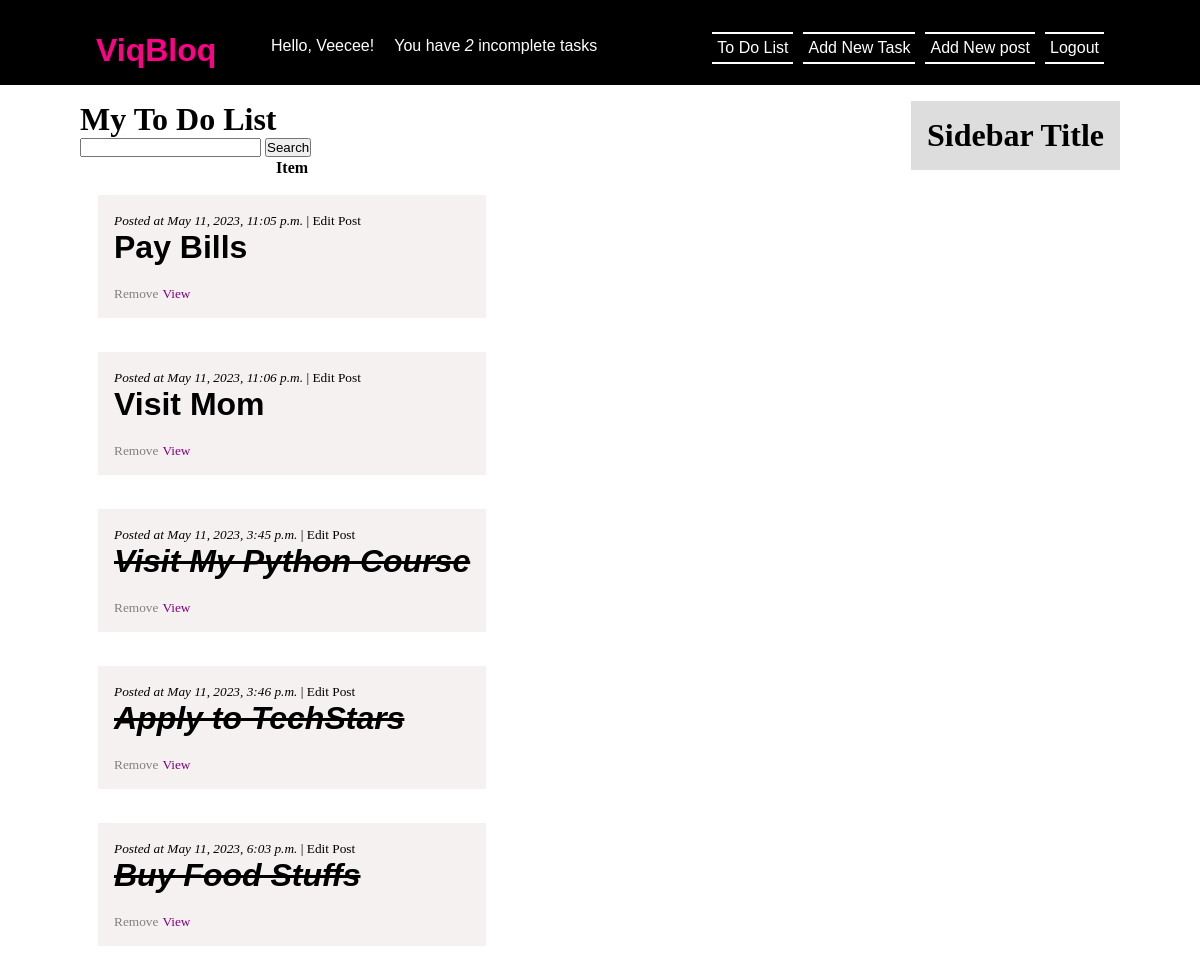
Page /todo/tasks/ (signed in) on the committed database.
### todo/models.py (models this page shows, shortened)
class Task(models.Model):
    user = models.ForeignKey(User, on_delete=models.CASCADE, null=True, blank=True)
    title = models.CharField(max_length=200)
    description = models.TextField(null=True, blank=True)
    complete = models.BooleanField(default=False)
    created_at = models.DateTimeField(auto_now_add=True, editable=False)
    updated_at = models.DateTimeField(auto_now=True, editable=False)
    class Meta:
        ordering = ['complete']

### todo/views.py (the view)
# urls.py: path('', TaskList.as_view(), name='tasks'),
class TaskList(LoginRequiredMixin, ListView):
    model = Task
    context_object_name = 'tasks'  # customizing the django 'object_list' (now 'tasks') used in the html file
    def get_context_data(self, **kwargs):
        context = super().get_context_data(**kwargs)
        context["tasks"] = context["tasks"].filter(user=self.request.user)
        context["count"] = context["tasks"].filter(complete=False).count()
        search_input = self.request.GET.get('search-area') or ''
        if search_input:
            context['tasks'] = context['tasks'].filter(title__icontains=search_input)
            context['search_input'] = search_input
        return context

### todo/templates/todo/task_list.html (shortened to what this page needs)
{% extends 'base.html' %}
{% block content %}
    <h1>My To Do List</h1>
    <form action="" method="get">
        <input type="text" name="search-area" value="{{search_input}}">
        <input type="submit" value="Search">
    </form>
    <table>
        <tr>
            <th>Item</th>
        </tr>
        {% for task in tasks %}
            {% if task.complete %}
                <tr>
                    <td>
                        <div class="post_entry">
                            <small><em>Posted at {{task.created_at}}</em> | <a style="color: black;" href="task/{{task.pk}}/update">Edit Post</a></small> <br>
                            <em><s><h1 class="post_title"><a href="{% url 'task-detail' task.pk %}">{{task.title}}</a></h1></s></em>
                            <br>
                            <small><a style="color: grey;" href="delete">Remove</a></small>
                            <small><a style="color: purple;" href="{% url 'task-detail' task.pk %}">View</a></small>
                        </div>
                    </td>
                </tr>
            {% else %}
                <tr>
                    <td>
                        <div class="post_entry">
                            <small><em>Posted at {{task.created_at}}</em> | <a style="color: black;" href="task/{{task.pk}}/update">Edit Post</a></small> <br>
                            <h1 class="post_title"> <a href="{% url 'task-detail' task.pk %}">{{task.title}}</a></h1>
                            <br>
                            <small><a style="color: grey;" href="delete">Remove</a></small>
                            <small><a style="color: purple;" href="{% url 'task-detail' task.pk %}">View</a></small>
                        </div>
                    </td>
                </tr>
            {% endif %}
        {% empty %}
            <div class="post_entry" style='text-align: center;'>
                <h1 class="post_title" style='font-size: 55px; color: grey;'>There are no tasks yet</h1>
                <p>click the 'Add New Post' button above to make a post</p>
            </div>
        {% endfor %}
    </table>
{% endblock content %}

### blog/templates/base.html (shortened to what this page needs)
<!DOCTYPE html>
<html lang="en">
<head>
    {% load static %}
    <link rel="stylesheet" type="text/css" href="{% static "css/styles.css" %}">
</head>
<body>
    <header class="site_header">
        <div class="site_brand">
            <h1><a href="{% url 'home' %}">ViqBloq</a></h1>
            <p>
                {% if request.user.is_authenticated %}
                    <div style='margin-left: 10px;'><a href="{% url 'logout' %}">Logout</a></div>
                    <div style='margin-left: 10px;'><a href="{% url 'post-new' %}"> Add New post</a></div>
                    <div style='margin-left: 10px;'><a href="{% url 'task-create' %}"> Add New Task</a></div>
                    <div style='margin-left: 10px;'><a href="{% url 'tasks' %}"> To Do List</a></div>
                    <div style='margin-right: 100px; border-bottom: none; border-top: none;'><p>You have <em>{{count}}</em> incomplete task{{count | pluralize:"s"}}</p></div>
                    <div style='margin-right: 10px; border-bottom: none; border-top: none;'><p>Hello, {{request.user | title}}!</p></div>
                {% else %}
                    <div style='margin-left: 10px;'><a href="{% url 'login' %}">Login</a></div>
                {% endif %}
            </p>
        </div>
    </header>
    <div class="content_wrapper">
        <div class="content">
            {% block content %}{% endblock %}
        </div>
        <div class="sidebar">
            <div class="widget">
                <h1 class="widget_title">Sidebar Title</h1>
            </div>
        </div>
    </div>
</body>
</html>

### viq/static/css/styles.css (style rules this page uses)
* { margin: 0; padding: 0; }
a, a:visited { text-decoration: none; color: #fff; }
.site_header { background: black; color: #fff; padding: 1rem; font-family: sans-serif; overflow: hidden; }
.site_brand { margin: auto; max-width: 100rem; margin: 1rem 5rem; }
.site_brand h1 { float: left; }
.site_brand h1 a { color: #F08; }
.site_brand div { float: right; border-bottom: 2px solid; border-top: 2px solid; padding: 5px; }
.content_wrapper { display: flex; margin: auto; max-width: 100rem; margin-top: 1rem; align-items: end; margin: 1rem 5rem; align-items: start; }
.content { flex: 1 0 70%; margin-right: 1rem; }
.post_entry { margin-bottom: 1rem; background: #f3eeeecf; padding: 1rem; margin: 1rem; }
.post_title a { font-family: sans-serif; color: black; text-decoration: none; }
.sidebar { background: #ddd; padding: 1rem; }

### rows in the picture
Task: created_at "May 11, 2023, 11:05 p.m.", title "Pay Bills"
Task: created_at "May 11, 2023, 11:06 p.m.", title "Visit Mom"
Task: created_at "May 11, 2023, 3:45 p.m.", title "Visit My Python Course"
Task: created_at "May 11, 2023, 3:46 p.m.", title "Apply to TechStars"
Task: created_at "May 11, 2023, 6:03 p.m.", title "Buy Food Stuffs"

### other values in the picture
{{ count }} "2"
{{ count | pluralize:"s" }} "s"
{{ request.user | title }} "Veecee"
